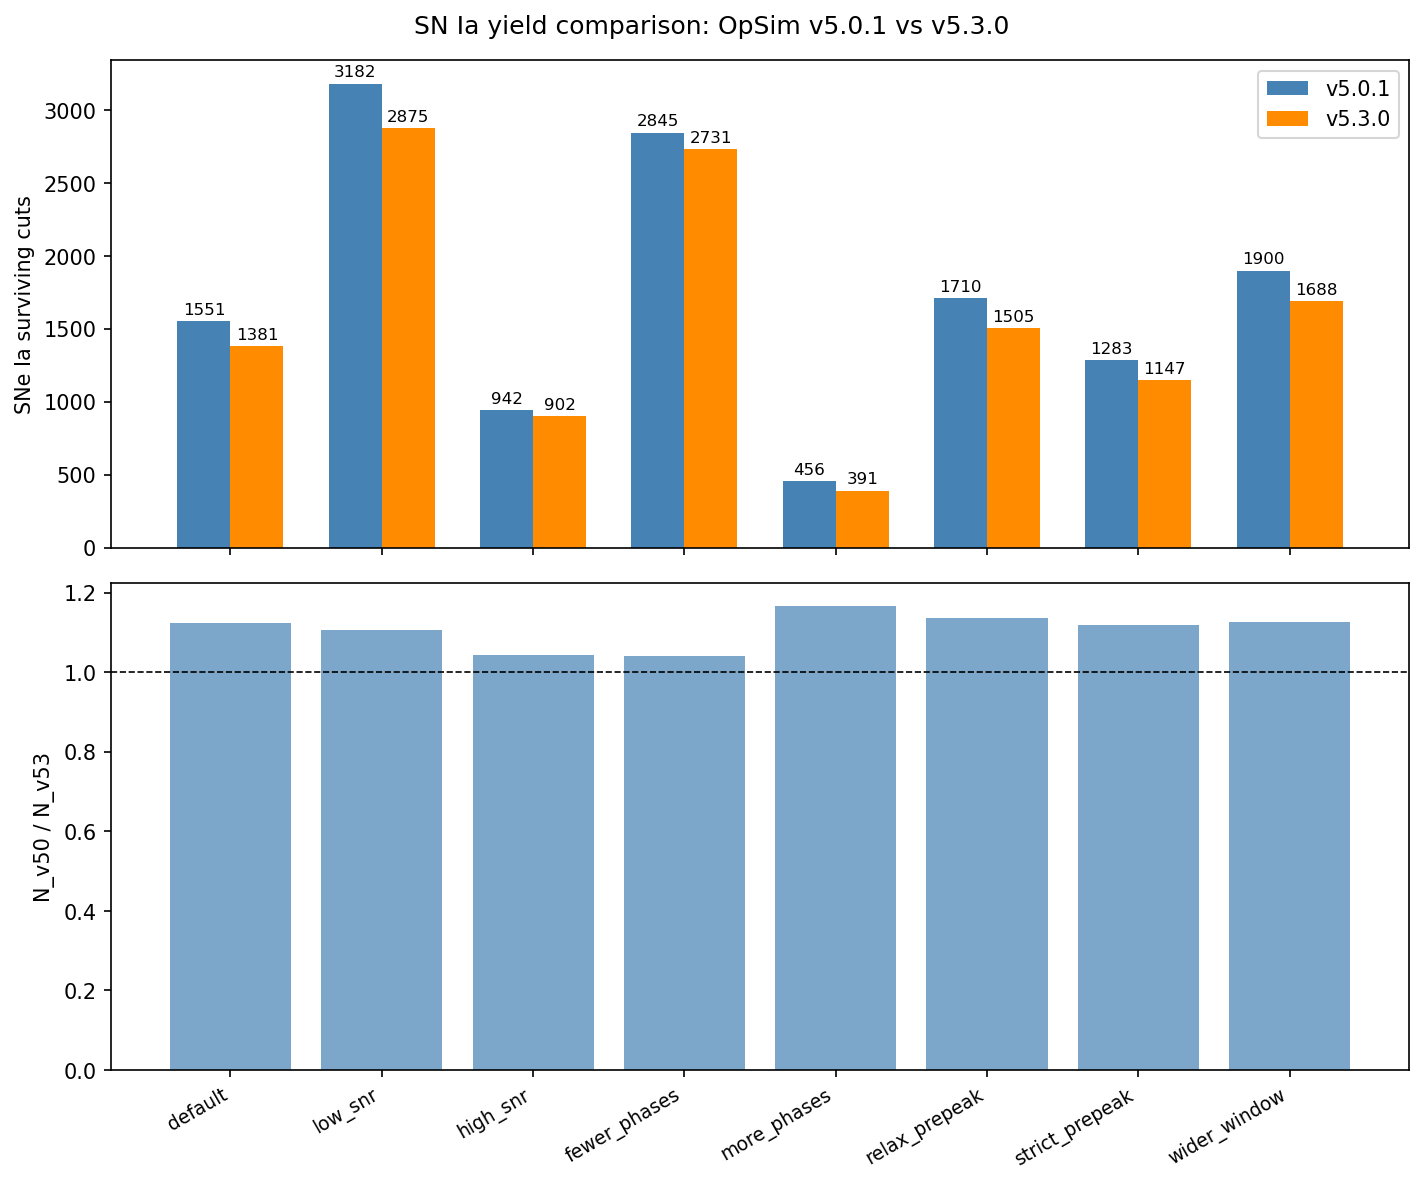

The Python source for this figure:
"""
Compute the ratio N_v50 / N_v53 of SN Ia survivors after selection cuts
for LSST OpSim baselines v5.0.1 and v5.3.0.

Usage:
    # single cut combo (CLI args)
    python snia_selection_ratio.py [--snr-threshold 5.0] [--n-phases 10] ...

    # sweep over many cut combos without re-running the simulation
    python snia_selection_ratio.py --cuts-file snia_cuts.json [--verbose] [--log-file run.log]

cuts.json format — list of objects, each overriding any subset of the 7 cut params:
    [
      {"snr_threshold": 5.0, "n_phases": 10},
      {"snr_threshold": 3.0, "n_phases": 10},
      {"snr_threshold": 5.0, "n_phases": 7, "n_before_peak": 1}
    ]
"""

import argparse
import csv
import functools
import json
import logging
from pathlib import Path

import matplotlib.pyplot as plt
import numpy as np
from scipy.interpolate import interp1d

from lightcurvelynx import _LIGHTCURVELYNX_DOWNLOAD_DATA_DIR
from lightcurvelynx.astro_utils.dustmap import SFDMap
from lightcurvelynx.astro_utils.passbands import PassbandGroup
from lightcurvelynx.astro_utils.snia_utils import (
    DistModFromRedshift,
    X0FromDistMod,
    num_snia_per_redshift_bin,
    snia_volumetric_rates,
)
from lightcurvelynx.effects.extinction import ExtinctionEffect
from lightcurvelynx.math_nodes.np_random import NumpyRandomFunc
from lightcurvelynx.math_nodes.ra_dec_sampler import ApproximateMOCSampler
from lightcurvelynx.math_nodes.scipy_random import SamplePDF
from lightcurvelynx.models.sncosmo_models import SncosmoWrapperModel
from lightcurvelynx.obstable.opsim import OpSim
from lightcurvelynx.simulate import simulate_lightcurves
from lightcurvelynx.utils.extrapolate import LinearDecayOnMag, ZeroPadding

logger = logging.getLogger(__name__)

_OPSIM_SQL = "SELECT * FROM observations WHERE scheduler_note NOT LIKE 'DD:%'"

SIM_PARAMS = {
    "H0": 70.0,
    "Omega_m": 0.315,
    "w": -1.0,
    "zmin": 0.001,
    "zmax": 1.0,
    "znbins": 100,
    "alpha": 0.15,
    "beta": 3.15,
    "x1_mean": 0.973,
    "x1_sigma_minus": 1.472,
    "x1_sigma_plus": 0.222,
    "c_mean": -0.054,
    "c_sigma_minus": 0.043,
    "c_sigma_plus": 0.101,
    "m_abs_mean": -19.3,
    "m_abs_sigma": 0.1,
    "filters": ["u", "g", "r", "i", "z", "y"],
}


def _asymmetric_gaussian_pdf(x, mu, sigma_minus, sigma_plus):
    norm_factor = np.sqrt(2 / np.pi) / (sigma_minus + sigma_plus)
    return np.where(
        x < mu,
        norm_factor * np.exp(-0.5 * ((x - mu) / sigma_minus) ** 2),
        norm_factor * np.exp(-0.5 * ((x - mu) / sigma_plus) ** 2),
    )


def _lc_quality_cuts(flux, mjd, filter, z, t0,
                     n_phases, phase_min, phase_max,
                     n_before_peak, n_after_peak, n_bands):
    phases = np.floor((mjd - t0) / (1.0 + z))
    unique_phases, unique_idx = np.unique(phases, return_index=True)
    good_idx = (unique_phases >= phase_min) & (unique_phases <= phase_max)
    if np.sum(good_idx) == 0:
        return {"pass_quality_cuts": False}
    pass_cut = len(unique_phases[good_idx]) >= n_phases
    pass_cut &= np.sum(unique_phases[good_idx] < 0) >= n_before_peak
    pass_cut &= np.sum(unique_phases[good_idx] > 0) >= n_after_peak
    pass_cut &= len(np.unique(filter[unique_idx][good_idx])) >= n_bands
    return {"pass_quality_cuts": pass_cut}


def run_simulation(opsim_path, seed, fraction):
    """Simulate light curves; return raw results DataFrame (no cuts applied)."""
    rng = np.random.default_rng(seed)
    p = SIM_PARAMS

    logger.info("Loading OpSim from %s", opsim_path)
    opsim = OpSim.from_db(opsim_path, sql_query=_OPSIM_SQL)
    logger.info("OpSim loaded: %s observations (MJD %.1f – %.1f)",
                f"{len(opsim):,}", opsim["time"].min(), opsim["time"].max())

    sky_coverage = opsim.estimate_coverage()
    logger.info("Sky coverage: %.0f deg²", sky_coverage)

    t_min = float(opsim["time"].min())
    t_max = float(opsim["time"].max())
    survey_length = (t_max - t_min) / 365.25
    solid_angle = sky_coverage * (np.pi / 180.0) ** 2

    nsntotal, _ = num_snia_per_redshift_bin(
        p["zmin"], p["zmax"],
        znbins=1,
        solid_angle=solid_angle,
        vol_rate_function=snia_volumetric_rates,
        H0=p["H0"],
        Omega_m=p["Omega_m"],
    )
    nsn = int(int(nsntotal[0] * survey_length) * fraction)
    logger.info("Simulating %s SNe Ia (%.1f%% of expected)", f"{nsn:,}", fraction * 100)

    passbands = PassbandGroup.from_preset("LSST", filters=p["filters"])

    nsn_per_bin, z_mean = num_snia_per_redshift_bin(
        p["zmin"], p["zmax"], p["znbins"],
        H0=p["H0"], Omega_m=p["Omega_m"],
    )
    zpdf = interp1d(z_mean, nsn_per_bin, bounds_error=False, fill_value=0)

    moc = opsim.build_moc(max_depth=12)
    radec = ApproximateMOCSampler(moc, node_label="radec")
    z_func = SamplePDF(zpdf, node_label="redshift")

    def x1_pdf(x):
        return _asymmetric_gaussian_pdf(
            x, p["x1_mean"], p["x1_sigma_minus"], p["x1_sigma_plus"]
        )

    def c_pdf(c):
        return _asymmetric_gaussian_pdf(
            c, p["c_mean"], p["c_sigma_minus"], p["c_sigma_plus"]
        )

    x1_func = SamplePDF(x1_pdf, node_label="x1")
    c_func = SamplePDF(c_pdf, node_label="c")
    m_abs_func = NumpyRandomFunc("normal", loc=p["m_abs_mean"], scale=p["m_abs_sigma"])
    distmod_func = DistModFromRedshift(z_func, H0=p["H0"], Omega_m=p["Omega_m"])
    x0_func = X0FromDistMod(
        distmod=distmod_func,
        x1=x1_func,
        c=c_func,
        alpha=p["alpha"],
        beta=p["beta"],
        m_abs=m_abs_func,
        node_label="x0_func",
    )

    source = SncosmoWrapperModel(
        "salt3",
        t0=NumpyRandomFunc("uniform", low=t_min, high=t_max),
        x0=x0_func,
        x1=x1_func,
        c=c_func,
        ra=radec.ra,
        dec=radec.dec,
        redshift=z_func,
        node_label="source",
        time_extrapolation=(ZeroPadding(), LinearDecayOnMag(decay_rate=0.02, mag_thres=30.0)),
        wave_extrapolation=(ZeroPadding(), ZeroPadding()),
    )
    mwextinction = SFDMap(ra=source.ra, dec=source.dec, node_label="mwext")
    source.add_effect(
        ExtinctionEffect(
            extinction_model="F99", ebv=mwextinction,
            r_v=3.1, frame="observer", backend="dust_extinction",
        )
    )

    param_cols = [
        "source.t0", "source.x0", "source.x1", "source.c",
        "source.redshift", "source.ra", "source.dec", "x0_func.distmod",
    ]
    try:
        import loky
        executor = loky.get_reusable_executor(max_workers=4)
    except ImportError:
        executor = None

    logger.info("Running simulate_lightcurves ...")
    results = simulate_lightcurves(
        model=source,
        num_samples=nsn,
        survey_info=opsim,
        passbands=passbands,
        param_cols=param_cols,
        obstable_save_cols=["zp"],
        rng=rng,
        num_jobs=4,
        batch_size=2000,
        executor=executor,
    )
    logger.info("Simulation done: %s light curves generated", f"{len(results):,}")

    return results


def apply_cuts(results, cut_params):
    """Apply selection cuts to raw simulation results; return survivor count."""
    lightcurves = results.dropna(subset=["lightcurve"])
    lightcurves["lightcurve.snr"] = (
        lightcurves["lightcurve.flux"] / lightcurves["lightcurve.fluxerr"]
    )
    lightcurves["lightcurve.detection_flag"] = (
        lightcurves["lightcurve.snr"] > cut_params["snr_threshold"]
    )

    lightcurves_after_drop_sat = lightcurves.query(
        "lightcurve.is_saturated == False"
    ).dropna(subset=["lightcurve"])

    n_before_det = len(lightcurves)
    lightcurves_after_detection = lightcurves_after_drop_sat.query(
        "lightcurve.detection_flag == True"
    ).dropna(subset=["lightcurve"])
    n_after_det = len(lightcurves_after_detection)

    quality_cut_fn = functools.partial(
        _lc_quality_cuts,
        n_phases=cut_params["n_phases"],
        phase_min=cut_params["phase_min"],
        phase_max=cut_params["phase_max"],
        n_before_peak=cut_params["n_before_peak"],
        n_after_peak=cut_params["n_after_peak"],
        n_bands=cut_params["n_bands"],
    )
    pass_quality_cut = lightcurves_after_detection.reduce(
        quality_cut_fn,
        "lightcurve.flux", "lightcurve.mjd", "lightcurve.filter", "z", "t0",
    )
    idx = pass_quality_cut.query("pass_quality_cuts == True").index
    n_after_quality = len(idx)

    logger.info("  Before detection cut: %s", f"{n_before_det:,}")
    logger.info("  After  detection cut: %s", f"{n_after_det:,}")
    logger.info("  After  quality  cuts: %s", f"{n_after_quality:,}")

    return n_after_quality


def _row_label(cp):
    return cp.get("label", _fmt_cut_params(cp))


def _fmt_cut_params(cp):
    return (
        f"snr={cp['snr_threshold']} phases={cp['n_phases']} "
        f"bef={cp['n_before_peak']} aft={cp['n_after_peak']} "
        f"bands={cp['n_bands']} [{cp['phase_min']},{cp['phase_max']}]"
    )


def save_summary_plot(rows, path):
    labels = [_row_label(cp) for cp, *_ in rows]
    n_v50 = [r[1] for r in rows]
    n_v53 = [r[2] for r in rows]
    ratios = [r[3] for r in rows]

    x = range(len(rows))
    width = 0.35

    fig, (ax_top, ax_bot) = plt.subplots(2, 1, figsize=(max(8, len(rows) * 1.2), 8),
                                         sharex=True)
    fig.subplots_adjust(hspace=0.08)

    bars1 = ax_top.bar([i - width / 2 for i in x], n_v50, width, label="v5.0.1", color="steelblue")
    bars2 = ax_top.bar([i + width / 2 for i in x], n_v53, width, label="v5.3.0", color="darkorange")
    ax_top.set_ylabel("SNe Ia surviving cuts")
    ax_top.legend()
    ax_top.bar_label(bars1, fmt="%d", fontsize=8, padding=2)
    ax_top.bar_label(bars2, fmt="%d", fontsize=8, padding=2)

    ax_bot.bar(x, ratios, color="steelblue", alpha=0.7)
    ax_bot.axhline(1.0, color="k", linestyle="--", linewidth=0.8)
    ax_bot.set_ylabel("N_v50 / N_v53")
    ax_bot.set_xticks(list(x))
    ax_bot.set_xticklabels(labels, rotation=30, ha="right", fontsize=9)

    fig.suptitle("SN Ia yield comparison: OpSim v5.0.1 vs v5.3.0", fontsize=12)
    plt.tight_layout()
    plt.savefig(path, dpi=150, bbox_inches="tight")
    logger.info("Plot saved to %s", path)


def main():
    parser = argparse.ArgumentParser(
        description="Compute N_v50 / N_v53 SN Ia yield ratio for two OpSim baselines."
    )
    # Selection cut defaults (used when no --cuts-file, or as fallback values)
    parser.add_argument("--snr-threshold", type=float, default=5.0,
                        help="SNR detection threshold (default: 5.0)")
    parser.add_argument("--n-phases", type=int, default=10,
                        help="Min unique phases in window (default: 10)")
    parser.add_argument("--phase-min", type=int, default=-10,
                        help="Phase window start in rest-frame days (default: -10)")
    parser.add_argument("--phase-max", type=int, default=40,
                        help="Phase window end in rest-frame days (default: 40)")
    parser.add_argument("--n-before-peak", type=int, default=2,
                        help="Min pre-peak observations (default: 2)")
    parser.add_argument("--n-after-peak", type=int, default=3,
                        help="Min post-peak observations (default: 3)")
    parser.add_argument("--n-bands", type=int, default=2,
                        help="Min distinct bands (default: 2)")
    # Batch mode
    parser.add_argument("--cuts-file", type=Path, default=None,
                        help="JSON file with list of cut-parameter objects to sweep")
    # Simulation options
    parser.add_argument("--fraction", type=float, default=0.002,
                        help="Fraction of expected SNe to simulate (default: 0.002)")
    parser.add_argument("--seed", type=int, default=1024,
                        help="Random seed (default: 1024)")
    parser.add_argument(
        "--opsim-v50",
        type=Path,
        default=_LIGHTCURVELYNX_DOWNLOAD_DATA_DIR / "opsim" / "baseline_v5.0.1_10yrs.db",
        help="Path to OpSim v5.0.1 database",
    )
    parser.add_argument(
        "--opsim-v53",
        type=Path,
        default=_LIGHTCURVELYNX_DOWNLOAD_DATA_DIR / "opsim" / "baseline_v5.3.0_10yrs.db",
        help="Path to OpSim v5.3.0 database",
    )
    parser.add_argument("--plot", type=Path, default=None,
                        help="Save summary plot to this path (e.g. selection_ratio.png)")
    parser.add_argument("--results-file", type=Path, default=None,
                        help="Save results table to a CSV file")
    parser.add_argument("--log-file", type=Path, default=None,
                        help="Write log output to this file in addition to stdout")
    parser.add_argument("--verbose", action="store_true",
                        help="Print progress logs to stdout")

    args = parser.parse_args()

    # Logging setup: always write INFO to log file (if given); stdout only when --verbose
    handlers = []
    if args.verbose:
        handlers.append(logging.StreamHandler())
    if args.log_file:
        handlers.append(logging.FileHandler(args.log_file))
    if handlers:
        logging.basicConfig(
            level=logging.INFO,
            format="%(asctime)s  %(message)s",
            datefmt="%H:%M:%S",
            handlers=handlers,
        )

    default_cut_params = {
        "snr_threshold": args.snr_threshold,
        "n_phases": args.n_phases,
        "phase_min": args.phase_min,
        "phase_max": args.phase_max,
        "n_before_peak": args.n_before_peak,
        "n_after_peak": args.n_after_peak,
        "n_bands": args.n_bands,
    }

    if args.cuts_file is not None:
        overrides = json.loads(args.cuts_file.read_text())
        cut_combos = [{**default_cut_params, **o} for o in overrides]
    else:
        cut_combos = [default_cut_params]

    logger.info("=== Simulating v5.0.1 ===")
    results_v50 = run_simulation(args.opsim_v50, args.seed, args.fraction)

    logger.info("=== Simulating v5.3.0 ===")
    results_v53 = run_simulation(args.opsim_v53, args.seed, args.fraction)

    rows = []
    for cp in cut_combos:
        logger.info("--- cuts: %s ---", _fmt_cut_params(cp))
        n_v50 = apply_cuts(results_v50, cp)
        n_v53 = apply_cuts(results_v53, cp)
        ratio = n_v50 / n_v53 if n_v53 > 0 else float("nan")
        rows.append((cp, n_v50, n_v53, ratio))

    if len(rows) == 1:
        cp, n_v50, n_v53, ratio = rows[0]
        print(f"ratio = N_v50 / N_v53 = {ratio:.4f}  (N_v50={n_v50:,}, N_v53={n_v53:,})")
    else:
        col_w = max(len(_row_label(r[0])) for r in rows)
        header = f"{'label':<{col_w}}  {'N_v50':>7}  {'N_v53':>7}  {'ratio':>8}"
        print(header)
        print("-" * len(header))
        for cp, n_v50, n_v53, ratio in rows:
            print(f"{_row_label(cp):<{col_w}}  {n_v50:>7,}  {n_v53:>7,}  {ratio:>8.4f}")

    if args.results_file is not None:
        _cut_keys = ["snr_threshold", "n_phases", "phase_min", "phase_max",
                     "n_before_peak", "n_after_peak", "n_bands"]
        fieldnames = ["label"] + _cut_keys + ["N_v50", "N_v53", "ratio"]
        with open(args.results_file, "w", newline="") as f:
            writer = csv.DictWriter(f, fieldnames=fieldnames)
            writer.writeheader()
            for cp, n_v50, n_v53, ratio in rows:
                writer.writerow({
                    "label": _row_label(cp),
                    **{k: cp[k] for k in _cut_keys},
                    "N_v50": n_v50, "N_v53": n_v53, "ratio": round(ratio, 6),
                })
        logger.info("Results saved to %s", args.results_file)

    if args.plot is not None:
        save_summary_plot(rows, args.plot)


if __name__ == "__main__":
    main()
